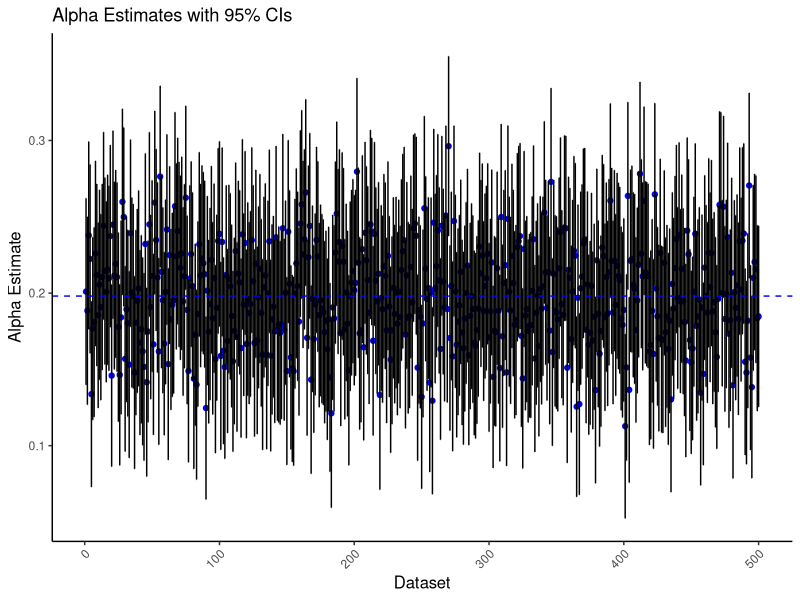
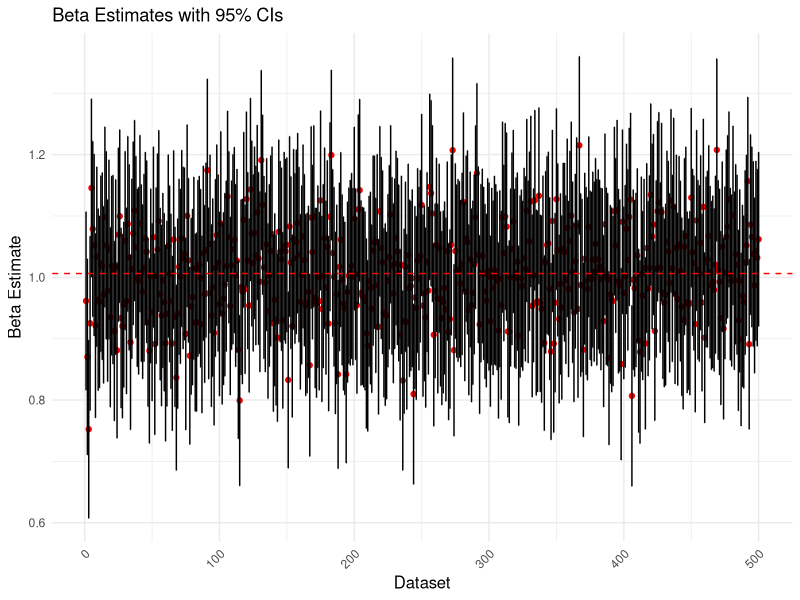
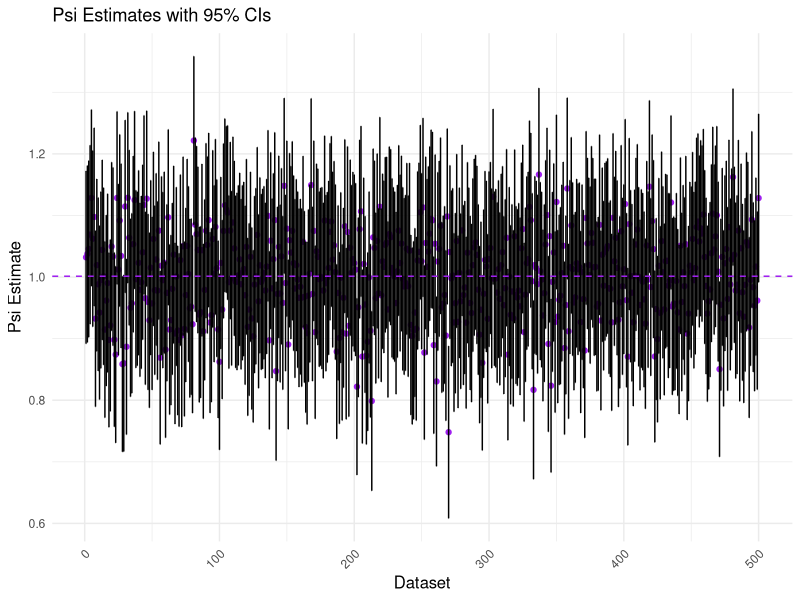
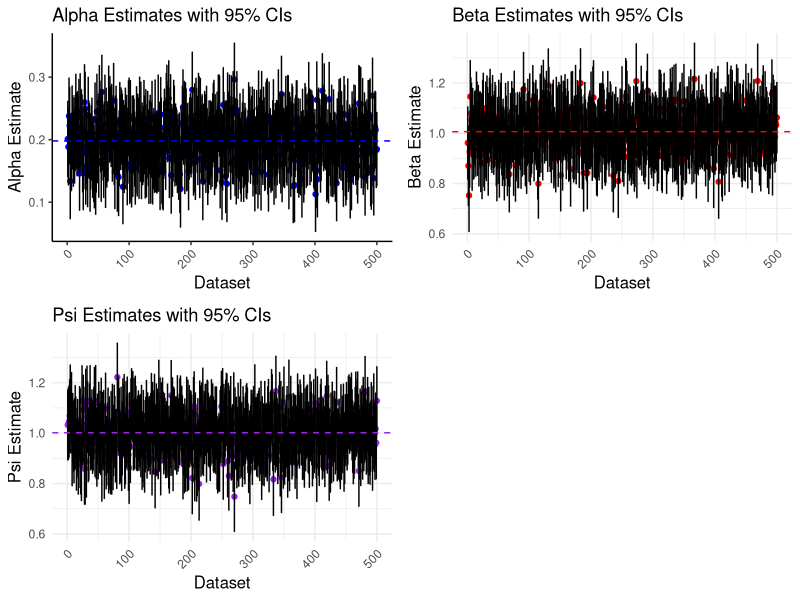

Source code (R) for these figures, in order:
## ---- chunk 1
# set seed
set.seed(2024) # ensures reproducibility

# load packages
library(tidyverse)
library(ggplot2)
library(sf) # simple features-store/manipulate spatial data
library(reshape2)
library(gridExtra)

### Set Constants ###
# parameters for simulation
N <- 500  # Number of iterations
points_per_iteration <- 2000  # Number of points per dataset (to place on 1000x100 cell grid)
grid_size <- 1000 # Set dimension of grid for simulated data

# Define constants (intercept & slope) for outcome computation (true values)
alpha <- 0.2
beta <- 1
psi <- 1.0 # maximum spillover effect (linear)

# max distance (between intervention & spillover boundaries) (max(d_i))
max_distance <- sqrt((133-333)^2 + (866-666)^2)
## ---- chunk 2
### Create intervention & spillover polygons ###
# Define the intervention zone polygon (333,333) to (666,666)
intervention_zone <- st_polygon(list(matrix(c(333, 333,
                                              666, 333,
                                              666, 666,
                                              333, 666,
                                              333, 333), 
                                            ncol = 2, byrow = TRUE)))

# Define the spillover zone polygon (133,133) to (866,866)
spillover_zone <- st_polygon(list(matrix(c(133, 133,
                                           866, 133,
                                           866, 866,
                                           133, 866,
                                           133, 133), 
                                         ncol = 2, byrow = TRUE)))

# Create sf objects for both polygons (simple feature) (CRS=NA is unit-based instead of map-based)
intervention_sf <- st_sfc(intervention_zone, crs = NA_crs_)
spillover_sf <- st_sfc(spillover_zone, crs = NA_crs_)
## ---- chunk 3
# initialize object to store all N=500 datasets
simulated_datasets <- vector("list", N)

# initialize objects to store parameter estimates
alpha_estimates <- numeric(N) # baseline response
alpha_estimates_SE <- numeric(N)
beta_estimates <- numeric(N) # intervention effect
beta_estimates_SE <- numeric(N)
psi_estimates <- numeric(N) # spillover effect
psi_estimates_SE <- numeric(N)

# Loop over N to generate datasets/compute response/obtain parameter estimates
for(i in 1:N){
  ### Data Simulation ###
  # Simulate random points on the grid with integer coordinates
  points <- tibble(x = sample(1:grid_size, points_per_iteration, replace = TRUE),
                   y = sample(1:grid_size, points_per_iteration, replace = TRUE))
  
  # Convert points to sf objects
  points_sf <- st_as_sf(points, coords = c("x", "y"), crs = NA_crs_)
  
  # Calculate distance from each point to the intervention zone boundary
  distances <- st_distance(points_sf, intervention_sf)
  points$intervention_distance <- as.vector(distances)
  intervention_distance <- points$intervention_distance # for use in spillover formulas
  
  # Assign zones based on their location (intervention/spillover/control)
  points$intervention_zone <- ifelse(st_within(points_sf, intervention_sf, sparse = FALSE), 1, 0) # intervention
  points$spillover_zone <- ifelse(
    st_within(points_sf, spillover_sf, 
              sparse = FALSE) & !st_within(points_sf, intervention_sf, sparse = FALSE), 1, 0) # spillover
  
  # Add zone label ("Intervention", "Spillover", "Control")
  points$zone <- ifelse(points$intervention_zone == 1, "Intervention",
                        ifelse(points$spillover_zone == 1, "Spillover", "Control"))
  
  ### Compute Response w/ Linear Spillover ###
  # Generate random noise (epsilon) from a normal distribution (we can tweak this error term)
  epsilon <- rnorm(points_per_iteration, mean = 0, sd = 1)
  
  # Compute response for outcome w/ linear spillover (spillover gets max 100% of intervention effect)
  points$response_linear <- alpha + (beta*points$intervention_zone) +
    ((psi*(1-intervention_distance/max_distance))*points$spillover_zone) + epsilon
  
  ### Estimate Parameter Values via modeling ###
  # Fit the linear regression model to estimate alpha, beta, and psi
  model <- lm(response_linear ~ intervention_zone + 
                I((1 - intervention_distance / max_distance) * spillover_zone), data = points)
  
  # Store the estimates
  alpha_estimates[i] <- coef(model)[1]  # Intercept (alpha)
  beta_estimates[i] <- coef(model)[2]   # Coefficient for intervention_zone (beta)
  psi_estimates[i] <- coef(model)[3]    # Coefficient for linear spillover effect (psi)
  
  # Store the standard errors
  alpha_estimates_SE[i] <- summary(model)$coefficients[1, 2]
  beta_estimates_SE[i] <- summary(model)$coefficients[2, 2]
  psi_estimates_SE[i] <- summary(model)$coefficients[3, 2]
  
  ### Save Dataset ###
  # Store the dataset for this iteration in the list (ith simulated point locations)
  simulated_datasets[[i]] <- points
}
## ---- chunk 4
### Table of all parameter estimates ###
estimates_table <- tibble(
  alpha_mean = alpha_estimates,
  alpha_SE = alpha_estimates_SE,
  beta_mean = beta_estimates,
  beta_SE = beta_estimates_SE,
  psi_mean = psi_estimates,
  psi_SE = psi_estimates_SE
)
#print(estimates_table)

### Compute Final Parameter Estimates & SEs ###
# Compute the Means of the Estimates
alpha_mean <- mean(alpha_estimates, na.rm = TRUE)
beta_mean <- mean(beta_estimates, na.rm = TRUE)
psi_mean <- mean(psi_estimates, na.rm = TRUE)

# Compute the SE of Means for Each Parameter (for multiple estimates)
alpha_SE_avg <- sqrt(mean(alpha_estimates_SE^2))
beta_SE_avg <- sqrt(mean(beta_estimates_SE^2))
psi_SE_avg <- sqrt(mean(psi_estimates_SE^2))

# Store the results in a table
results_summary <- tibble(
  Parameter = c("Alpha_hat", "Beta_hat", "Psi_hat"),
  Mean = c(alpha_mean, beta_mean, psi_mean),
  SE = c(alpha_SE_avg, beta_SE_avg, psi_SE_avg)
)

# Print the summary table
print(results_summary)
## ---- chunk 5
### Alpha Plot ###
# Create a tibble to hold the alpha estimates and their standard errors for each dataset
alpha_plot_data <- tibble(
  dataset_id = 1:N,  # dataset identifier (1 to N)
  alpha = alpha_estimates,  # mean alpha estimates for each dataset
  alpha_SE = alpha_estimates_SE  # standard error of alpha estimates
)

# Compute the 95% confidence intervals (1.96 * SE for the error bars)
alpha_plot_data <- alpha_plot_data %>%
  mutate(
    lower_ci = alpha - 1.96 * alpha_SE,
    upper_ci = alpha + 1.96 * alpha_SE
  )

# Create the plot
alpha_plot <- ggplot(alpha_plot_data, aes(x = dataset_id, y = alpha)) +
  geom_point(color = "blue") +  # Add points for alpha estimates
  geom_errorbar(aes(ymin = lower_ci, ymax = upper_ci), width = 0.2) +  # Add error bars for 95% CI
  geom_hline(yintercept = alpha_mean, linetype = "dashed", color = "blue") +  # Add horizontal line at alpha mean
  labs(
    title = "Alpha Estimates with 95% CIs",
    x = "Dataset",
    y = "Alpha Estimate"
  ) +
  theme_classic() +  # Clean theme
  theme(
    axis.text.x = element_text(angle = 45, hjust = 1),  # Rotate x-axis labels for readability
    axis.title.x = element_text(size = 12),
    axis.title.y = element_text(size = 12)
  )

### Beta Plot ###
# Create a tibble to hold the estimates and their standard errors for each dataset
beta_plot_data <- tibble(
  dataset_id = 1:N,  # dataset identifier (1 to N)
  beta = beta_estimates,  # mean beta estimates for each dataset
  beta_SE = beta_estimates_SE  # standard error of beta estimates
)

# Compute the 95% confidence intervals (1.96 * SE for the error bars)
beta_plot_data <- beta_plot_data %>%
  mutate(
    lower_ci = beta - 1.96 * beta_SE,
    upper_ci = beta + 1.96 * beta_SE
  )

# Create the beta plot
beta_plot <- ggplot(beta_plot_data, aes(x = dataset_id, y = beta)) +
  geom_point(color = "red") +  # Add points for beta estimates
  geom_errorbar(aes(ymin = lower_ci, ymax = upper_ci), width = 0.2) +  # Add error bars for 95% CI
  geom_hline(yintercept = beta_mean, linetype = "dashed", color = "red") +  # Add horizontal line at beta mean
  labs(
    title = "Beta Estimates with 95% CIs",
    x = "Dataset",
    y = "Beta Estimate"
  ) +
  theme_minimal() +  # Clean theme
  theme(
    axis.text.x = element_text(angle = 45, hjust = 1),  # Rotate x-axis labels for readability
    axis.title.x = element_text(size = 12),
    axis.title.y = element_text(size = 12)
  )

### Psi Plot ###
# Create a tibble for psi estimates and their standard errors
psi_plot_data <- tibble(
  dataset_id = 1:N,  # dataset identifier (1 to N)
  psi = psi_estimates,  # mean psi estimates for each dataset
  psi_SE = psi_estimates_SE  # standard error of psi estimates
)

# Compute the 95% confidence intervals (1.96 * SE for the error bars)
psi_plot_data <- psi_plot_data %>%
  mutate(
    lower_ci = psi - 1.96 * psi_SE,
    upper_ci = psi + 1.96 * psi_SE
  )

# Create the psi plot
psi_plot <- ggplot(psi_plot_data, aes(x = dataset_id, y = psi)) +
  geom_point(color = "purple") +  # Add points for psi estimates
  geom_errorbar(aes(ymin = lower_ci, ymax = upper_ci), width = 0.2) +  # Add error bars for 95% CI
  geom_hline(yintercept = psi_mean, linetype = "dashed", color = "purple") +  # Add horizontal line at psi mean
  labs(
    title = "Psi Estimates with 95% CIs",
    x = "Dataset",
    y = "Psi Estimate"
  ) +
  theme_minimal() +  # Clean theme
  theme(
    axis.text.x = element_text(angle = 45, hjust = 1),  # Rotate x-axis labels for readability
    axis.title.x = element_text(size = 12),
    axis.title.y = element_text(size = 12)
  )

# Print the plots
print(alpha_plot)
print(beta_plot)
print(psi_plot)

# Combine all plots into a single layout
combined_plot <- grid.arrange(
  alpha_plot,       # Plot for Alpha
  beta_plot,        # Plot for Beta
  psi_plot,         # Plot for Psi
  ncol = 2,         # Arrange plots in 2 columns
  nrow = 2          # Arrange plots in 2 rows
)
